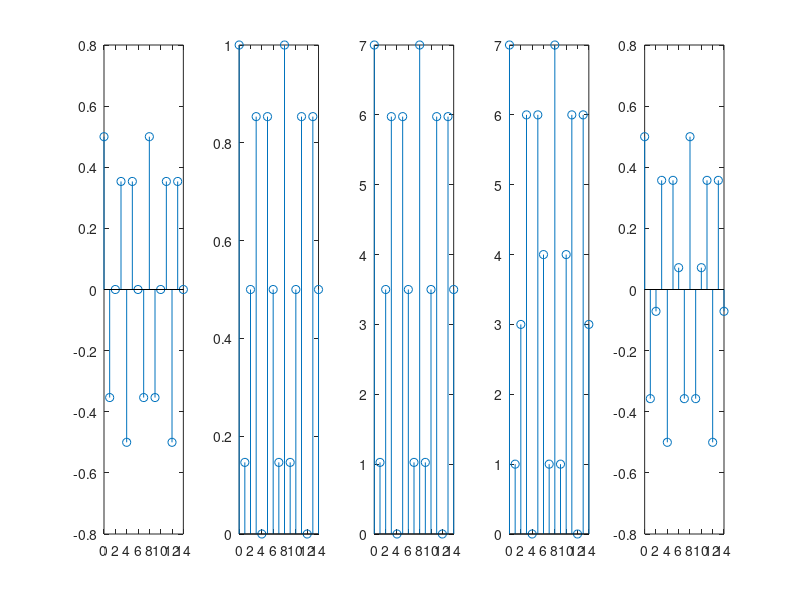

This chart was generated by the following MATLAB code:
close all
clear all
clc

F = 3e3;
A = 0.5;
Fs2 = 8e3;
n2 = 0:1:ceil(5*Fs2/F);
x = A.*cos(2*pi*(n2*F)/Fs2);
subplot(1,5,1);
stem(n2,x);

level = 8;
delta = (max(x)-min(x))/(level-1);

term1 = x - min(x);
subplot(1,5,2);
stem(n2,term1);

term2 = term1/delta;
subplot(1,5,3);
stem(n2,term2);

term3 = round(term2);
subplot(1,5,4);
stem(n2,term3);

y = min(x) + delta*term3;
subplot(1,5,5);
stem(n2,y);